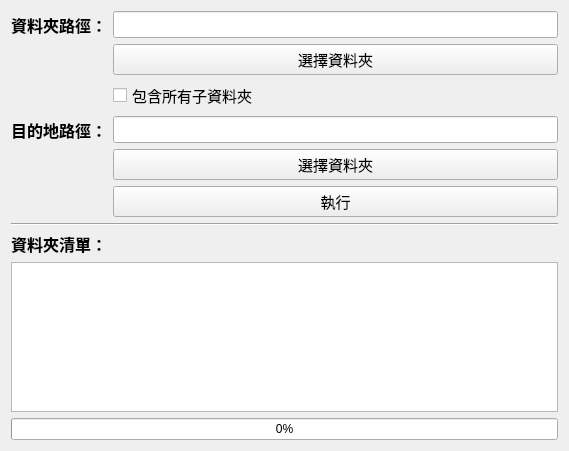
<?xml version="1.0" encoding="UTF-8"?>
<ui version="4.0">
 <class>DirCopy</class>
 <widget class="QWidget" name="DirCopy">
  <property name="enabled">
   <bool>true</bool>
  </property>
  <property name="geometry">
   <rect>
    <x>0</x>
    <y>0</y>
    <width>569</width>
    <height>451</height>
   </rect>
  </property>
  <property name="sizePolicy">
   <sizepolicy hsizetype="Expanding" vsizetype="Expanding">
    <horstretch>0</horstretch>
    <verstretch>0</verstretch>
   </sizepolicy>
  </property>
  <property name="font">
   <font>
    <stylestrategy>PreferDefault</stylestrategy>
   </font>
  </property>
  <property name="mouseTracking">
   <bool>false</bool>
  </property>
  <property name="tabletTracking">
   <bool>false</bool>
  </property>
  <property name="focusPolicy">
   <enum>Qt::NoFocus</enum>
  </property>
  <property name="acceptDrops">
   <bool>false</bool>
  </property>
  <property name="windowTitle">
   <string>DirCopy</string>
  </property>
  <property name="windowIcon">
   <iconset>
    <normaloff>logo.ico</normaloff>logo.ico</iconset>
  </property>
  <layout class="QFormLayout" name="formLayout">
   <item row="0" column="0">
    <widget class="QLabel" name="DirPathLabel">
     <property name="font">
      <font>
       <pointsize>12</pointsize>
       <weight>75</weight>
       <italic>false</italic>
       <bold>true</bold>
       <underline>false</underline>
       <strikeout>false</strikeout>
       <stylestrategy>PreferDefault</stylestrategy>
       <kerning>true</kerning>
      </font>
     </property>
     <property name="text">
      <string>資料夾路徑：</string>
     </property>
    </widget>
   </item>
   <item row="0" column="1">
    <widget class="QLineEdit" name="DirPath">
     <property name="sizePolicy">
      <sizepolicy hsizetype="Expanding" vsizetype="Expanding">
       <horstretch>0</horstretch>
       <verstretch>0</verstretch>
      </sizepolicy>
     </property>
     <property name="font">
      <font>
       <pointsize>12</pointsize>
       <italic>false</italic>
      </font>
     </property>
     <property name="text">
      <string/>
     </property>
     <property name="readOnly">
      <bool>true</bool>
     </property>
    </widget>
   </item>
   <item row="1" column="1">
    <widget class="QPushButton" name="DirPathButton">
     <property name="sizePolicy">
      <sizepolicy hsizetype="Expanding" vsizetype="Expanding">
       <horstretch>0</horstretch>
       <verstretch>0</verstretch>
      </sizepolicy>
     </property>
     <property name="font">
      <font>
       <pointsize>11</pointsize>
      </font>
     </property>
     <property name="text">
      <string>選擇資料夾</string>
     </property>
    </widget>
   </item>
   <item row="2" column="1">
    <widget class="QCheckBox" name="checkBox">
     <property name="font">
      <font>
       <pointsize>11</pointsize>
      </font>
     </property>
     <property name="text">
      <string>包含所有子資料夾</string>
     </property>
    </widget>
   </item>
   <item row="3" column="0">
    <widget class="QLabel" name="DirPathLabel_2">
     <property name="font">
      <font>
       <pointsize>12</pointsize>
       <weight>75</weight>
       <italic>false</italic>
       <bold>true</bold>
       <underline>false</underline>
       <strikeout>false</strikeout>
       <stylestrategy>PreferDefault</stylestrategy>
       <kerning>true</kerning>
      </font>
     </property>
     <property name="text">
      <string>目的地路徑：</string>
     </property>
    </widget>
   </item>
   <item row="3" column="1">
    <widget class="QLineEdit" name="AimsDirPath">
     <property name="font">
      <font>
       <pointsize>12</pointsize>
       <italic>false</italic>
      </font>
     </property>
     <property name="text">
      <string/>
     </property>
     <property name="readOnly">
      <bool>true</bool>
     </property>
    </widget>
   </item>
   <item row="4" column="1">
    <widget class="QPushButton" name="AimsDirPathButton">
     <property name="font">
      <font>
       <pointsize>11</pointsize>
      </font>
     </property>
     <property name="text">
      <string>選擇資料夾</string>
     </property>
    </widget>
   </item>
   <item row="5" column="1">
    <widget class="QPushButton" name="RunButton">
     <property name="font">
      <font>
       <pointsize>11</pointsize>
      </font>
     </property>
     <property name="text">
      <string>執行</string>
     </property>
    </widget>
   </item>
   <item row="6" column="0" colspan="2">
    <widget class="Line" name="line">
     <property name="orientation">
      <enum>Qt::Horizontal</enum>
     </property>
    </widget>
   </item>
   <item row="8" column="0">
    <widget class="QLabel" name="DirPathLabel_3">
     <property name="font">
      <font>
       <pointsize>12</pointsize>
       <weight>75</weight>
       <italic>false</italic>
       <bold>true</bold>
       <underline>false</underline>
       <strikeout>false</strikeout>
       <stylestrategy>PreferDefault</stylestrategy>
       <kerning>true</kerning>
      </font>
     </property>
     <property name="text">
      <string>資料夾清單：</string>
     </property>
    </widget>
   </item>
   <item row="9" column="0" colspan="2">
    <widget class="QListWidget" name="DirList">
     <property name="mouseTracking">
      <bool>false</bool>
     </property>
     <property name="tabletTracking">
      <bool>false</bool>
     </property>
     <property name="verticalScrollBarPolicy">
      <enum>Qt::ScrollBarAsNeeded</enum>
     </property>
     <property name="horizontalScrollBarPolicy">
      <enum>Qt::ScrollBarAsNeeded</enum>
     </property>
     <property name="sizeAdjustPolicy">
      <enum>QAbstractScrollArea::AdjustIgnored</enum>
     </property>
     <property name="iconSize">
      <size>
       <width>25</width>
       <height>25</height>
      </size>
     </property>
    </widget>
   </item>
   <item row="11" column="0" colspan="2">
    <widget class="QProgressBar" name="progressBar">
     <property name="value">
      <number>0</number>
     </property>
    </widget>
   </item>
  </layout>
 </widget>
 <resources/>
 <connections/>
</ui>
